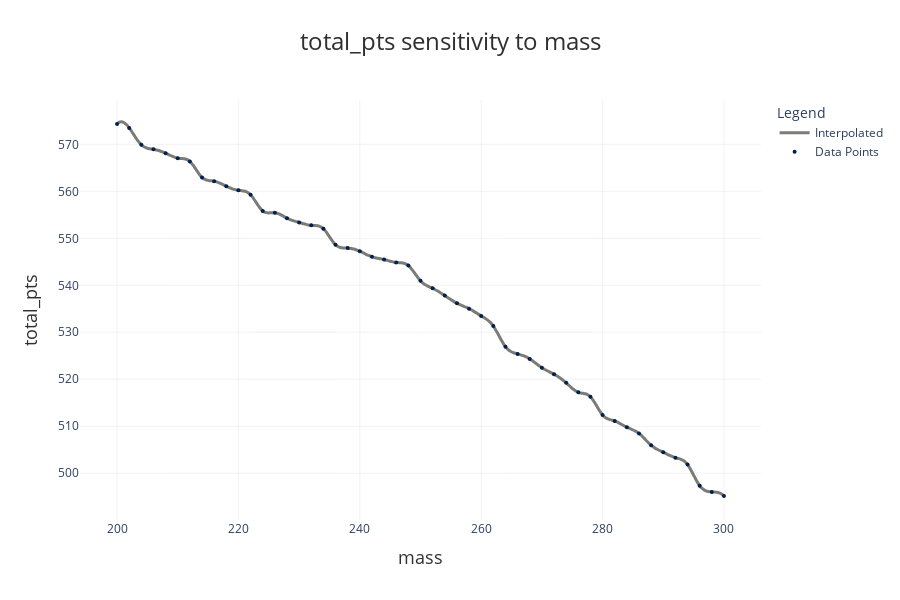

The code cell stored with this chart in its notebook:
### Markdown cell above
Calling .sweep() on the Sweeper class object returns a SweepResults object. We can produce graphs with this SweepResults object. By default, the y-variable in the graph is the total number of points earned in a competition. Optionally, we can also choose to graph other y-variables such as event times and event points by passing arguments like y_var="accel_pts" (indicating Accel event points) or y_var="endurance_t" (indicating time taken to complete Endurance event).

### Code cell
mass_results.plot()

### Figure 1 — Plotly figure (JSON) as saved in the notebook; plotly's stock layout.template omitted (floating-point values rounded to 4 significant figures; data arrays with more than 128 entries replaced by an {"elided": "..."} marker saying what was removed)
{"data": [{"hovertemplate": "mass: %{x}<br>total_pts: %{y:.2f}<extra></extra>", "line": {"color": "#7B7B78", "shape": "spline", "width": 3}, "mode": "lines", "name": "Interpolated", "type": "scatter", "x": {"elided": "255 float values"}, "y": {"elided": "255 float values"}}, {"hoverinfo": "none", "marker": {"color": "#00204D", "size": 4}, "mode": "markers", "name": "Data Points", "type": "scatter", "x": [200.0, 202.0, 204.0, 206.0, 208.0, 210.0, 212.0, 214.0, 216.0, 218.0, 220.0, 222.0, 224.0, 226.0, 228.0, 230.0, 232.0, 234.0, 236.0, 238.0, 240.0, 242.0, 244.0, 246.0, 248.0, 250.0, 252.0, 254.0, 256.0, 258.0, 260.0, 262.0, 264.0, 266.0, 268.0, 270.0, 272.0, 274.0, 276.0, 278.0, 280.0, 282.0, 284.0, 286.0, 288.0, 290.0, 292.0, 294.0, 296.0, 298.0, 300.0], "y": [574.3, 573.5, 569.9, 568.9, 568.1, 567.1, 566.4, 563.0, 562.2, 561.1, 560.2, 559.3, 555.8, 555.5, 554.3, 553.4, 552.8, 552.0, 548.6, 547.9, 547.2, 546.1, 545.5, 544.9, 544.2, 541.0, 539.3, 537.8, 536.2, 535.0, 533.5, 531.3, 526.9, 525.4, 524.3, 522.5, 521.1, 519.2, 517.2, 516.3, 512.4, 511.1, 509.8, 508.5, 506.0, 504.5, 503.3, 501.9, 497.3, 496.0, 495.2]}], "layout": {"height": 600, "hovermode": "closest", "legend": {"title": {"text": "Legend"}}, "margin": {"b": 80, "l": 80, "r": 80, "t": 100}, "plot_bgcolor": "white", "showlegend": true, "title": {"font": {"color": "#303030", "size": 24}, "text": "total_pts sensitivity to mass", "x": 0.5, "xanchor": "center"}, "width": 900, "xaxis": {"gridcolor": "rgba(211, 211, 211, 0.3)", "gridwidth": 1, "showgrid": true, "title": {"font": {"color": "#303030", "size": 18}, "text": "mass"}, "zeroline": true, "zerolinecolor": "rgba(211, 211, 211, 0.8)", "zerolinewidth": 2}, "yaxis": {"gridcolor": "rgba(211, 211, 211, 0.3)", "gridwidth": 1, "showgrid": true, "title": {"font": {"color": "#303030", "size": 18}, "text": "total_pts"}, "zeroline": true, "zerolinecolor": "rgba(211, 211, 211, 0.8)", "zerolinewidth": 2}}}
